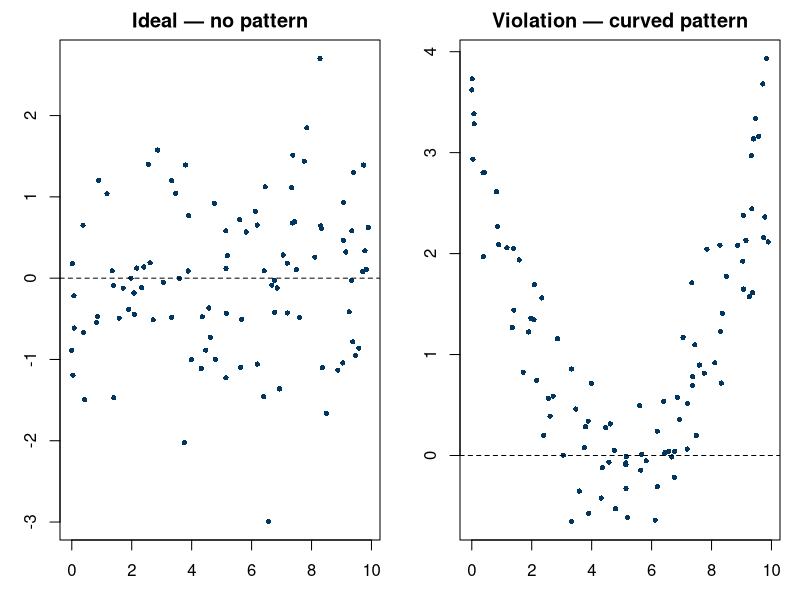
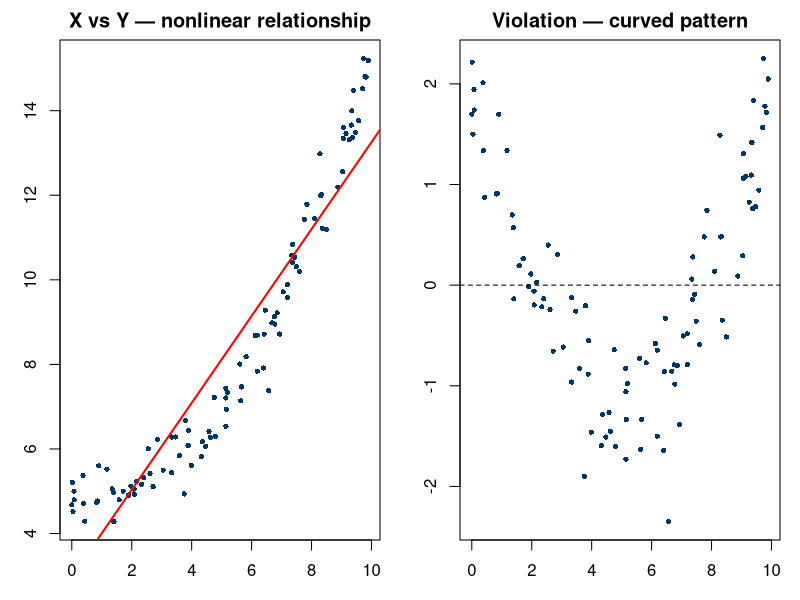
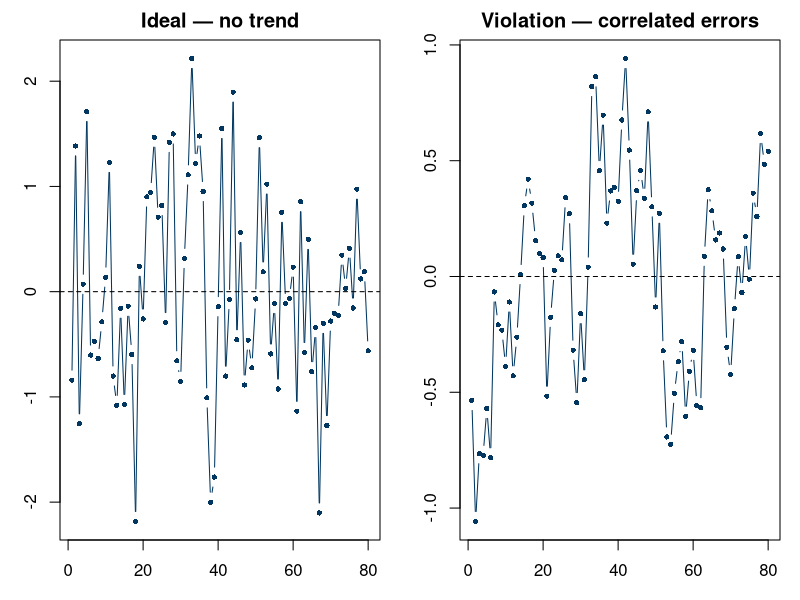
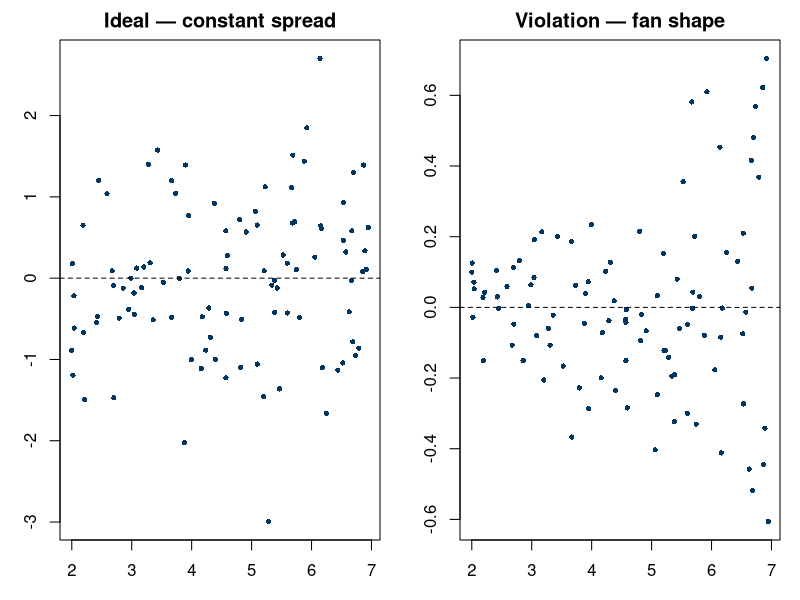
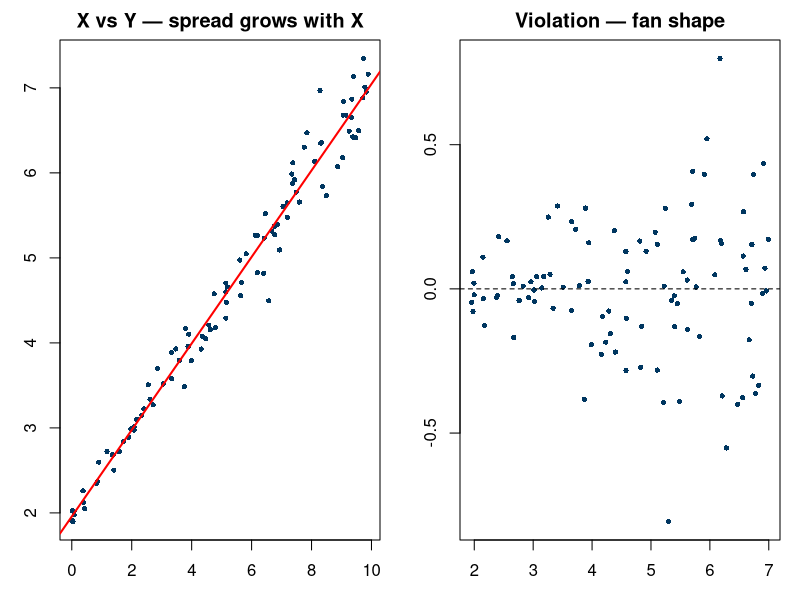
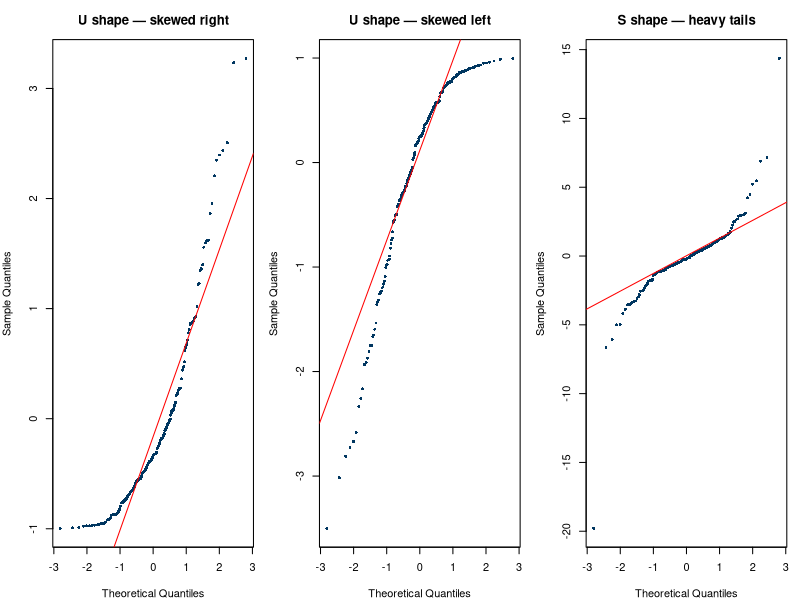
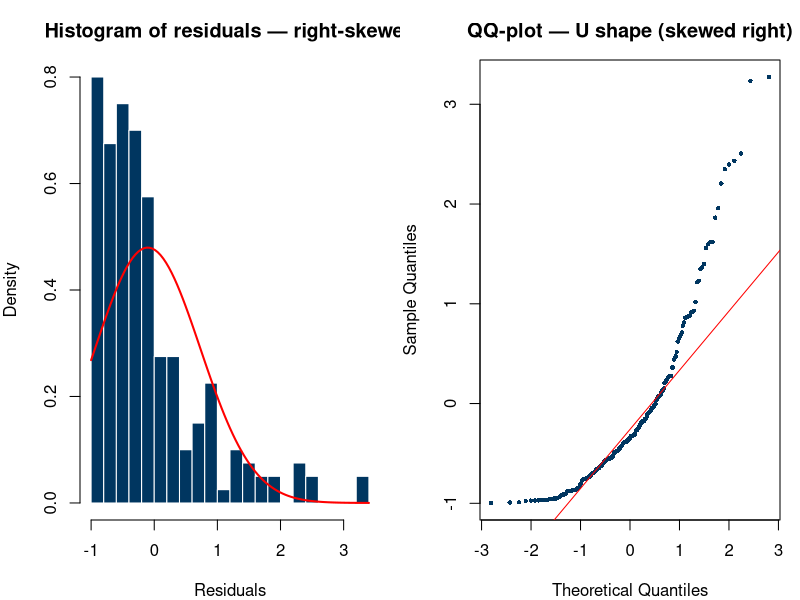
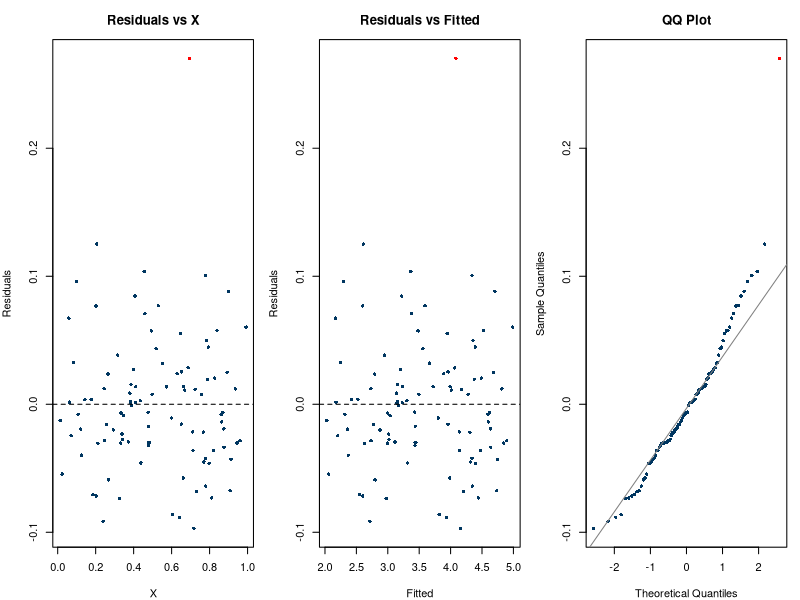

These charts were generated, in order, by the following R code:
## ---- chunk 1
#| echo: false
#| eval: true
#| fig-width: 9
#| fig-height: 3.5
set.seed(42)
n <- 100
x <- runif(n, 0, 10)
par(mfrow = c(1, 2), mar = c(3, 3, 2, 1))

e1 <- rnorm(n, 0, 1)
plot(x, e1, xlab = "X", ylab = "Residuals", main = "Ideal — no pattern",
     pch = 16, cex = 0.7, col = "#003660"); abline(h = 0, lty = 2)

e2 <- (x - 5)^2 / 8 + rnorm(n, 0, 0.5)
plot(x, e2, xlab = "X", ylab = "Residuals", main = "Violation — curved pattern",
     pch = 16, cex = 0.7, col = "#003660"); abline(h = 0, lty = 2)
## ---- chunk 2
#| echo: false
#| eval: true
#| fig-width: 9
#| fig-height: 3.5
set.seed(42)
n <- 100
x <- runif(n, 0, 10)
y <- 2 + x + (x - 5)^2 / 8 + rnorm(n, 0, 0.5)
fit_raw <- lm(y ~ x)

par(mfrow = c(1, 2), mar = c(3, 3, 2, 1))

plot(x, y, xlab = "X", ylab = "Y", main = "X vs Y — nonlinear relationship",
     pch = 16, cex = 0.7, col = "#003660")
abline(fit_raw, col = "red", lwd = 2)

plot(x, residuals(fit_raw), xlab = "X", ylab = "Residuals",
     main = "Violation — curved pattern",
     pch = 16, cex = 0.7, col = "#003660"); abline(h = 0, lty = 2)
## ---- chunk 3
#| echo: false
#| eval: true
#| fig-width: 9
#| fig-height: 3.0
set.seed(5)
n <- 80
t_idx <- 1:n   # sequential collection order
par(mfrow = c(1, 2), mar = c(3, 3, 2, 1))

e_indep <- rnorm(n, 0, 1)
plot(t_idx, e_indep, xlab = "Collection order (index)", ylab = "Residuals", main = "Ideal — no trend",
     pch = 16, cex = 0.7, col = "#003660", type = "b"); abline(h = 0, lty = 2)

e_corr <- cumsum(rnorm(n, 0, 0.3))
e_corr <- e_corr - mean(e_corr)
plot(t_idx, e_corr, xlab = "Collection order (index)", ylab = "Residuals", main = "Violation — correlated errors",
     pch = 16, cex = 0.7, col = "#003660", type = "b"); abline(h = 0, lty = 2)
## ---- chunk 4
#| echo: false
#| eval: true
#| fig-width: 9
#| fig-height: 3.0
set.seed(42)
n <- 100
x <- runif(n, 0, 10)
yhat <- 2 + 0.5 * x
par(mfrow = c(1, 2), mar = c(3, 3, 2, 1))

e_homo <- rnorm(n, 0, 1)
plot(yhat, e_homo, xlab = "Fitted", ylab = "Residuals", main = "Ideal — constant spread",
     pch = 16, cex = 0.7, col = "#003660"); abline(h = 0, lty = 2)

e_hetero <- rnorm(n, 0, 0.05 * yhat)
plot(yhat, e_hetero, xlab = "Fitted", ylab = "Residuals", main = "Violation — fan shape",
     pch = 16, cex = 0.7, col = "#003660"); abline(h = 0, lty = 2)
## ---- chunk 5
#| echo: false
#| eval: true
#| fig-width: 9
#| fig-height: 3.5
set.seed(42)
n <- 100
x <- runif(n, 0, 10)
yhat_true <- 2 + 0.5 * x
y_hetero <- yhat_true + rnorm(n, 0, 0.05 * yhat_true)
fit_hetero <- lm(y_hetero ~ x)

par(mfrow = c(1, 2), mar = c(3, 3, 2, 1))
plot(x, y_hetero, xlab = "X", ylab = "Y",
     main = "X vs Y — spread grows with X",
     pch = 16, cex = 0.7, col = "#003660")
abline(fit_hetero, col = "red", lwd = 2)

plot(fitted(fit_hetero), residuals(fit_hetero), xlab = "Fitted", ylab = "Residuals",
     main = "Violation — fan shape",
     pch = 16, cex = 0.7, col = "#003660"); abline(h = 0, lty = 2)
## ---- chunk 6
#| echo: false
#| eval: true
#| fig-width: 9
#| fig-height: 3.8
set.seed(7)
par(mfrow = c(1, 3), mar = c(4, 4, 3, 1))

# Skewed right (U shape)
qqnorm(rexp(200, 1) - 1, main = "U shape — skewed right",
       pch = 16, cex = 0.6, col = "#003660"); qqline(rexp(200, 1) - 1, col = "red")

# Skewed left (reverse U)
qqnorm(-rexp(200, 1) + 1, main = "U shape — skewed left",
       pch = 16, cex = 0.6, col = "#003660"); qqline(-rexp(200, 1) + 1, col = "red")

# Heavy tails (S shape)
qqnorm(rt(200, df = 2), main = "S shape — heavy tails",
       pch = 16, cex = 0.6, col = "#003660"); qqline(rt(200, df = 2), col = "red")
## ---- chunk 7
#| echo: false
#| eval: true
#| fig-width: 9
#| fig-height: 3.5
set.seed(7)
n <- 200
y_skew <- rexp(n, 1) - 1

par(mfrow = c(1, 2), mar = c(4, 4, 3, 1))
hist(y_skew, breaks = 25, col = "#003660", border = "white",
     main = "Histogram of residuals — right-skewed",
     xlab = "Residuals", prob = TRUE)
curve(dnorm(x, mean(y_skew), sd(y_skew)), add = TRUE, col = "red", lwd = 2)

qqnorm(y_skew, main = "QQ-plot — U shape (skewed right)",
       pch = 16, cex = 0.6, col = "#003660"); qqline(y_skew, col = "red")
## ---- chunk 8
#| echo: false
#| eval: true
#| fig-width: 9
#| fig-height: 3.5
set.seed(1)
n <- 100
x <- runif(n)
y <- 2 + 3 * x + rnorm(n, 0, 0.05)
y[50] <- y[50] + 0.3   # plant an outlier
fit <- lm(y ~ x)

par(mfrow = c(1, 3), mar = c(4, 4, 3, 1))
plot(x, residuals(fit), xlab = "X", ylab = "Residuals", main = "Residuals vs X",
     pch = 16, cex = 0.7, col = ifelse(1:n == 50, "red", "#003660"))
abline(h = 0, lty = 2)

plot(fitted(fit), residuals(fit), xlab = "Fitted", ylab = "Residuals",
     main = "Residuals vs Fitted", pch = 16, cex = 0.7,
     col = ifelse(1:n == 50, "red", "#003660"))
abline(h = 0, lty = 2)

qqnorm(residuals(fit), main = "QQ Plot", pch = 16, cex = 0.7,
       col = ifelse(rank(residuals(fit)) == n, "red", "#003660"))
qqline(residuals(fit), col = "gray50")
## ---- chunk 9
#| echo: false
#| eval: true
#| fig-width: 9
#| fig-height: 4.2
fit_faithful <- lm(eruptions ~ waiting, data = faithful)
par(mfrow = c(1, 3), mar = c(4, 4, 3, 1))
plot(faithful$waiting, residuals(fit_faithful), xlab = "Waiting time (min)", ylab = "Residuals",
     main = "Residuals vs X", pch = 16, col = "#003660"); abline(h = 0, lty = 2)
plot(fitted(fit_faithful), residuals(fit_faithful), xlab = "Fitted", ylab = "Residuals",
     main = "Residuals vs fitted", pch = 16, col = "#003660"); abline(h = 0, lty = 2)
qqnorm(residuals(fit_faithful), main = "QQ-plot", pch = 16, col = "#003660")
qqline(residuals(fit_faithful))
## ---- chunk 10
#| echo: false
#| eval: true
#| fig-width: 9
#| fig-height: 3.8
set.seed(42)
n <- 100
x <- runif(n, 1, 10)
y <- 2 + 3 * log(x) + rnorm(n, 0, 0.4)

fit_raw <- lm(y ~ x)
fit_log <- lm(y ~ log(x))

par(mfrow = c(1, 2), mar = c(4, 4, 3, 1))
plot(x, residuals(fit_raw),
     xlab = "X", ylab = "Residuals", main = "Before: residuals vs X (curved pattern)",
     pch = 16, cex = 0.7, col = "#003660"); abline(h = 0, lty = 2)
plot(log(x), residuals(fit_log),
     xlab = "log(X)", ylab = "Residuals", main = "After: residuals vs log(X) (random scatter)",
     pch = 16, cex = 0.7, col = "#003660"); abline(h = 0, lty = 2)
## ---- chunk 11
#| echo: false
#| eval: true
#| fig-width: 9
#| fig-height: 3.8
set.seed(42)
n <- 100
x <- runif(n, 0, 10)
y <- exp(1 + 0.3 * x) * exp(rnorm(n, 0, 0.5))

fit_raw <- lm(y ~ x)
fit_log <- lm(log(y) ~ x)

par(mfrow = c(1, 2), mar = c(4, 4, 3, 1))
plot(fitted(fit_raw), residuals(fit_raw),
     xlab = "Fitted", ylab = "Residuals", main = "Before: fan shape (heteroscedastic)",
     pch = 16, cex = 0.7, col = "#003660"); abline(h = 0, lty = 2)
plot(fitted(fit_log), residuals(fit_log),
     xlab = "Fitted (log Y)", ylab = "Residuals", main = "After: log(Y) (constant spread)",
     pch = 16, cex = 0.7, col = "#003660"); abline(h = 0, lty = 2)
## ---- chunk 12
#| echo: false
#| eval: true
#| fig-width: 9
#| fig-height: 3.8
set.seed(7)
n <- 150
x <- runif(n, 1, 10)
y <- exp(0.5 + 0.2 * x + rnorm(n, 0, 0.8))

fit_raw <- lm(y ~ x)
fit_log <- lm(log(y) ~ x)

par(mfrow = c(1, 2), mar = c(4, 4, 3, 1))
qqnorm(residuals(fit_raw), main = "Before: right-skewed QQ-plot",
       pch = 16, cex = 0.7, col = "#003660"); qqline(residuals(fit_raw), col = "red")
qqnorm(residuals(fit_log), main = "After: log(Y) (near-normal)",
       pch = 16, cex = 0.7, col = "#003660"); qqline(residuals(fit_log), col = "red")
